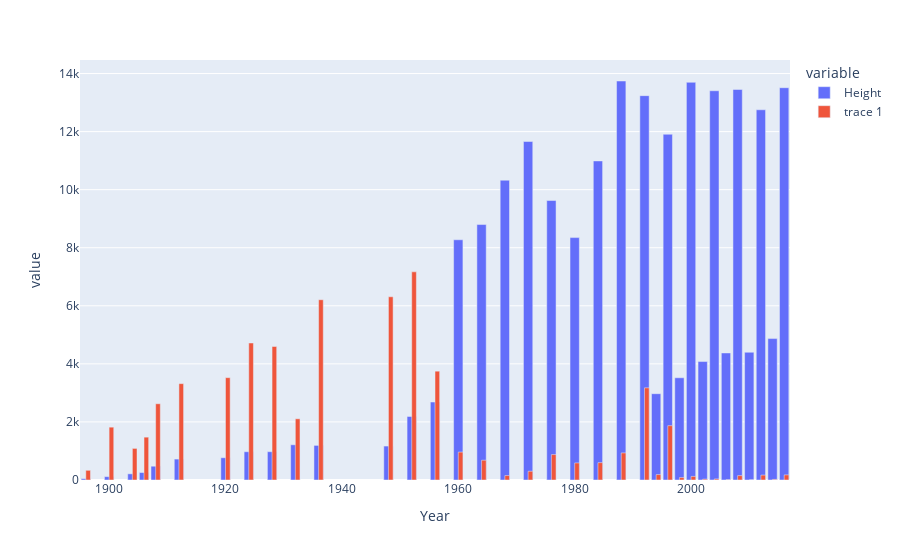

Here is the notebook cell this chart was saved with:
### Code cell
# TODO update graph title and layout, leave markdown comment
# fig = px.bar(df_athlete.groupby(by = "Year")["Height"].size()) # counts all values, incliding missing
fig = px.bar(df_athlete.groupby(by = "Year")["Height"].count()) # does not count missing values

fig.add_bar(x = missing_height_values["Year"], y = missing_height_values["Amount of Missing Values"])

fig.update_layout(barmode = "group")

fig.show()

### Figure 1 — Plotly figure (JSON) as saved in the notebook; plotly's stock layout.template omitted (floating-point values rounded to 4 significant figures)
{"data": [{"alignmentgroup": "True", "hovertemplate": "variable=Height<br>Year=%{x}<br>value=%{y}<extra></extra>", "legendgroup": "Height", "marker": {"color": "#636efa", "pattern": {"shape": ""}}, "name": "Height", "offsetgroup": "Height", "orientation": "v", "showlegend": true, "textposition": "auto", "type": "bar", "x": [1896, 1900, 1904, 1906, 1908, 1912, 1920, 1924, 1928, 1932, 1936, 1948, 1952, 1956, 1960, 1964, 1968, 1972, 1976, 1980, 1984, 1988, 1992, 1994, 1996, 1998, 2000, 2002, 2004, 2006, 2008, 2010, 2012, 2014, 2016], "xaxis": "x", "y": [46, 116, 213, 257, 475, 721, 767, 974, 975, 1213, 1192, 1169, 2188, 2686, 8274, 8799, 10326, 11658, 9626, 8349, 10990, 13743, 13238, 2973, 11909, 3521, 13698, 4080, 13407, 4376, 13451, 4400, 12752, 4871, 13512], "yaxis": "y"}, {"type": "bar", "x": [1896, 1900, 1904, 1906, 1908, 1912, 1920, 1924, 1928, 1932, 1936, 1948, 1952, 1956, 1960, 1964, 1968, 1972, 1976, 1980, 1984, 1988, 1992, 1994, 1996, 1998, 2000, 2002, 2004, 2006, 2008, 2010, 2012, 2014, 2016], "y": [334, 1820, 1088, 1476, 2626, 3319, 3525, 4719, 4599, 2108, 6209, 6311, 7170, 3748, 961, 681, 153, 301, 876, 588, 598, 933, 3175, 187, 1871, 84, 123, 29, 36, 6, 151, 2, 168, 20, 176]}], "layout": {"barmode": "group", "legend": {"title": {"text": "variable"}, "tracegroupgap": 0}, "margin": {"t": 60}, "xaxis": {"anchor": "y", "domain": [0, 1], "title": {"text": "Year"}}, "yaxis": {"anchor": "x", "domain": [0, 1], "title": {"text": "value"}}}}
